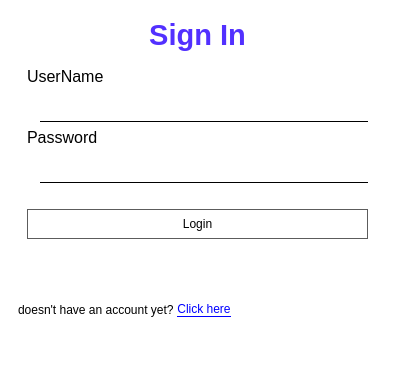
<?xml version="1.0" encoding="UTF-8"?>
<ui version="4.0">
 <class>UserVerificationGui</class>
 <widget class="QMainWindow" name="UserVerificationGui">
  <property name="geometry">
   <rect>
    <x>0</x>
    <y>0</y>
    <width>395</width>
    <height>387</height>
   </rect>
  </property>
  <property name="windowTitle">
   <string>Window</string>
  </property>
  <property name="styleSheet">
   <string notr="true">background-color: rgb(255, 255, 255);</string>
  </property>
  <widget class="QWidget" name="centralwidget">
   <layout class="QVBoxLayout" name="verticalLayout">
    <item>
     <widget class="QWidget" name="widget" native="true">
      <property name="sizePolicy">
       <sizepolicy hsizetype="Preferred" vsizetype="Preferred">
        <horstretch>0</horstretch>
        <verstretch>1</verstretch>
       </sizepolicy>
      </property>
      <layout class="QGridLayout" name="gridLayout">
       <item row="0" column="0">
        <widget class="QLabel" name="label_title">
         <property name="font">
          <font>
           <family>Segoe UI</family>
           <pointsize>22</pointsize>
           <bold>true</bold>
          </font>
         </property>
         <property name="styleSheet">
          <string notr="true">color: #5230FF;</string>
         </property>
         <property name="text">
          <string>Sign In</string>
         </property>
         <property name="alignment">
          <set>Qt::AlignCenter</set>
         </property>
        </widget>
       </item>
       <item row="1" column="0">
        <widget class="QWidget" name="widget_2" native="true">
         <property name="sizePolicy">
          <sizepolicy hsizetype="Preferred" vsizetype="Preferred">
           <horstretch>0</horstretch>
           <verstretch>3</verstretch>
          </sizepolicy>
         </property>
         <layout class="QVBoxLayout" name="verticalLayout_4">
          <item>
           <layout class="QVBoxLayout" name="verticalLayout_3">
            <item>
             <widget class="QLabel" name="label_4">
              <property name="font">
               <font>
                <family>Nirmala UI</family>
                <pointsize>12</pointsize>
                <bold>false</bold>
               </font>
              </property>
              <property name="styleSheet">
               <string notr="true">color: rgb(0, 0, 0);</string>
              </property>
              <property name="text">
               <string>UserName</string>
              </property>
             </widget>
            </item>
            <item>
             <layout class="QHBoxLayout" name="horizontalLayout">
              <item>
               <widget class="QLabel" name="label">
                <property name="maximumSize">
                 <size>
                  <width>30</width>
                  <height>16777215</height>
                 </size>
                </property>
                <property name="text">
                 <string/>
                </property>
                <property name="pixmap">
                 <pixmap resource="../../resources.qrc">:/icon black/Icons Black/user.svg</pixmap>
                </property>
               </widget>
              </item>
              <item>
               <widget class="QLineEdit" name="lineEdit_name">
                <property name="minimumSize">
                 <size>
                  <width>0</width>
                  <height>30</height>
                 </size>
                </property>
                <property name="styleSheet">
                 <string notr="true">border: none;
border-bottom:1px solid black;
padding-left: 10px;</string>
                </property>
                <property name="text">
                 <string/>
                </property>
               </widget>
              </item>
             </layout>
            </item>
           </layout>
          </item>
          <item>
           <layout class="QVBoxLayout" name="verticalLayout_2">
            <item>
             <widget class="QLabel" name="label_3">
              <property name="font">
               <font>
                <family>Nirmala UI</family>
                <pointsize>12</pointsize>
                <bold>false</bold>
               </font>
              </property>
              <property name="styleSheet">
               <string notr="true">color: rgb(0, 0, 0);</string>
              </property>
              <property name="text">
               <string>Password</string>
              </property>
             </widget>
            </item>
            <item>
             <layout class="QHBoxLayout" name="horizontalLayout_2">
              <item>
               <widget class="QLabel" name="label_2">
                <property name="maximumSize">
                 <size>
                  <width>30</width>
                  <height>16777215</height>
                 </size>
                </property>
                <property name="text">
                 <string/>
                </property>
                <property name="pixmap">
                 <pixmap resource="../../resources.qrc">:/icon black/Icons Black/lock.svg</pixmap>
                </property>
               </widget>
              </item>
              <item>
               <widget class="QLineEdit" name="lineEdit_password">
                <property name="minimumSize">
                 <size>
                  <width>0</width>
                  <height>30</height>
                 </size>
                </property>
                <property name="styleSheet">
                 <string notr="true">border: none;
border-bottom:1px solid black;
padding-left: 10px;</string>
                </property>
                <property name="echoMode">
                 <enum>QLineEdit::Password</enum>
                </property>
               </widget>
              </item>
             </layout>
            </item>
           </layout>
          </item>
          <item>
           <spacer name="horizontalSpacer">
            <property name="orientation">
             <enum>Qt::Horizontal</enum>
            </property>
            <property name="sizeHint" stdset="0">
             <size>
              <width>40</width>
              <height>20</height>
             </size>
            </property>
           </spacer>
          </item>
          <item>
           <widget class="QPushButton" name="btn_login">
            <property name="cursor">
             <cursorShape>PointingHandCursor</cursorShape>
            </property>
            <property name="styleSheet">
             <string notr="true">border: 1px solid rgb(92,92,92);
color: black;
padding: 7px;</string>
            </property>
            <property name="text">
             <string>Login</string>
            </property>
           </widget>
          </item>
         </layout>
        </widget>
       </item>
      </layout>
     </widget>
    </item>
    <item>
     <widget class="QWidget" name="widget_3" native="true">
      <property name="sizePolicy">
       <sizepolicy hsizetype="Preferred" vsizetype="Preferred">
        <horstretch>0</horstretch>
        <verstretch>1</verstretch>
       </sizepolicy>
      </property>
      <layout class="QHBoxLayout" name="horizontalLayout_3">
       <property name="spacing">
        <number>0</number>
       </property>
       <item>
        <widget class="QLabel" name="label_fotter_text">
         <property name="styleSheet">
          <string notr="true">color: rgb(0, 0, 0);</string>
         </property>
         <property name="text">
          <string>doesn't have an account yet? </string>
         </property>
        </widget>
       </item>
       <item>
        <widget class="QPushButton" name="pushButton_click_here">
         <property name="cursor">
          <cursorShape>PointingHandCursor</cursorShape>
         </property>
         <property name="styleSheet">
          <string notr="true">border:none;
border-bottom:1px solid blue;
color: blue;</string>
         </property>
         <property name="text">
          <string>Click here</string>
         </property>
        </widget>
       </item>
       <item>
        <spacer name="horizontalSpacer_2">
         <property name="orientation">
          <enum>Qt::Horizontal</enum>
         </property>
         <property name="sizeHint" stdset="0">
          <size>
           <width>40</width>
           <height>20</height>
          </size>
         </property>
        </spacer>
       </item>
      </layout>
     </widget>
    </item>
   </layout>
  </widget>
  <widget class="QStatusBar" name="statusbar"/>
 </widget>
 <resources>
  <include location="../../resources.qrc"/>
 </resources>
 <connections>
  <connection>
   <sender>lineEdit_name</sender>
   <signal>returnPressed()</signal>
   <receiver>lineEdit_password</receiver>
   <slot>setFocus()</slot>
   <hints>
    <hint type="sourcelabel">
     <x>90</x>
     <y>116</y>
    </hint>
    <hint type="destinationlabel">
     <x>108</x>
     <y>195</y>
    </hint>
   </hints>
  </connection>
  <connection>
   <sender>lineEdit_password</sender>
   <signal>returnPressed()</signal>
   <receiver>btn_login</receiver>
   <slot>click()</slot>
   <hints>
    <hint type="sourcelabel">
     <x>212</x>
     <y>195</y>
    </hint>
    <hint type="destinationlabel">
     <x>211</x>
     <y>244</y>
    </hint>
   </hints>
  </connection>
 </connections>
</ui>
